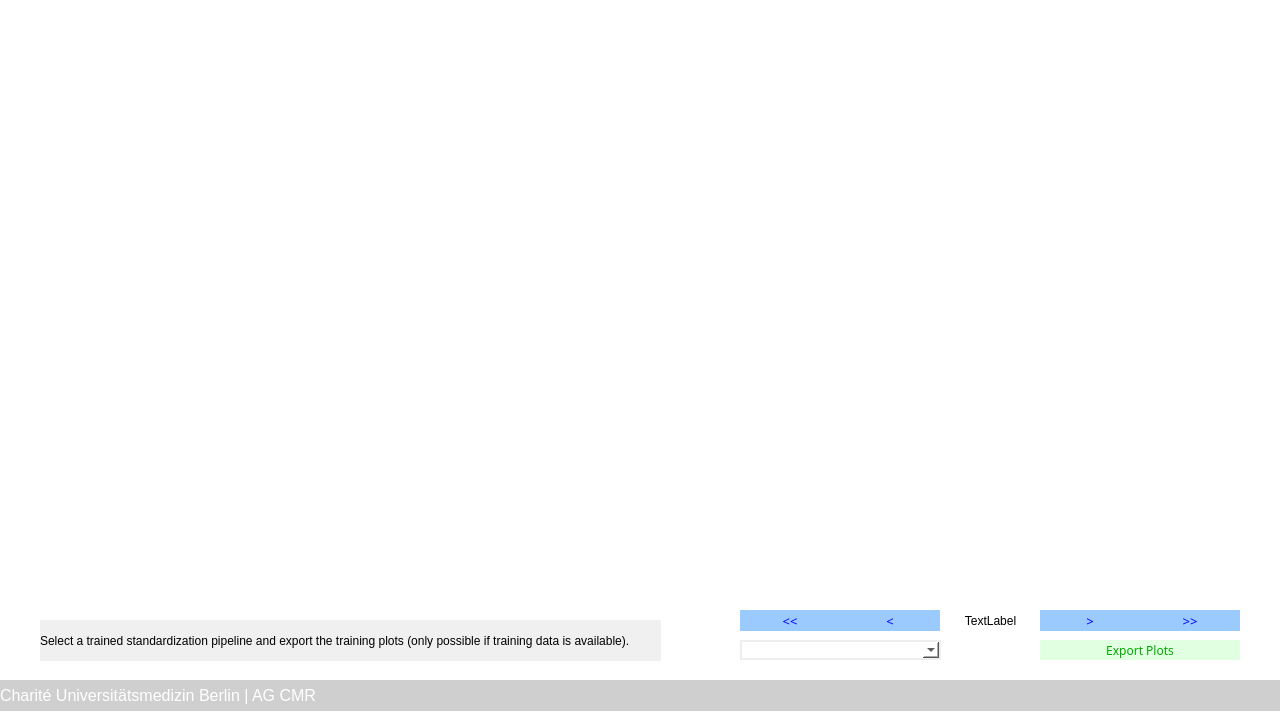
<?xml version="1.0" encoding="UTF-8"?>
<ui version="4.0">
 <class>MainWindow</class>
 <widget class="QMainWindow" name="MainWindow">
  <property name="geometry">
   <rect>
    <x>0</x>
    <y>0</y>
    <width>1280</width>
    <height>720</height>
   </rect>
  </property>
  <property name="cursor">
   <cursorShape>ArrowCursor</cursorShape>
  </property>
  <property name="windowTitle">
   <string>MARISSA - Project Home</string>
  </property>
  <property name="windowOpacity">
   <double>1.000000000000000</double>
  </property>
  <widget class="QWidget" name="centralwidget">
   <property name="styleSheet">
    <string notr="true">background-color: rgb(255, 255, 255);</string>
   </property>
   <widget class="QLabel" name="label_6">
    <property name="geometry">
     <rect>
      <x>0</x>
      <y>680</y>
      <width>1281</width>
      <height>31</height>
     </rect>
    </property>
    <property name="font">
     <font>
      <family>Arial</family>
      <pointsize>12</pointsize>
      <weight>9</weight>
      <italic>false</italic>
      <bold>false</bold>
     </font>
    </property>
    <property name="styleSheet">
     <string notr="true">color: rgb(255, 255, 255);
background-color: rgb(207, 207, 207);
font: 75 12pt &quot;Arial&quot;;</string>
    </property>
    <property name="text">
     <string>Charité Universitätsmedizin Berlin | AG CMR</string>
    </property>
    <property name="alignment">
     <set>Qt::AlignLeading|Qt::AlignLeft|Qt::AlignVCenter</set>
    </property>
    <property name="wordWrap">
     <bool>true</bool>
    </property>
   </widget>
   <widget class="QComboBox" name="opt_setup">
    <property name="geometry">
     <rect>
      <x>740</x>
      <y>640</y>
      <width>201</width>
      <height>20</height>
     </rect>
    </property>
    <property name="styleSheet">
     <string notr="true">border-color: rgb(238, 238, 238);
border-width : 2px;
border-style:solid;</string>
    </property>
   </widget>
   <widget class="QPushButton" name="btn_plot">
    <property name="geometry">
     <rect>
      <x>1040</x>
      <y>640</y>
      <width>200</width>
      <height>20</height>
     </rect>
    </property>
    <property name="font">
     <font>
      <family>Arial Nova</family>
      <weight>50</weight>
      <bold>false</bold>
     </font>
    </property>
    <property name="styleSheet">
     <string notr="true">QPushButton
{
color: rgb(0, 170, 0);
background-color: rgb(225, 255, 225);
border: 0px;
}

QPushButton::pressed
{
color: rgb(0, 170, 0);
background-color: rgb(225, 255, 225);
border: 0px;
}

QPushButton::hover
{
color: rgb(225, 255, 225);
background-color: rgb(0, 170, 0);
border: 0px;
font-weight: bold;
}</string>
    </property>
    <property name="text">
     <string>Export Plots</string>
    </property>
   </widget>
   <widget class="QLabel" name="label_3">
    <property name="geometry">
     <rect>
      <x>40</x>
      <y>620</y>
      <width>621</width>
      <height>41</height>
     </rect>
    </property>
    <property name="styleSheet">
     <string notr="true">background-color: rgb(240, 240, 240);</string>
    </property>
    <property name="text">
     <string>Select a trained standardization pipeline and export the training plots (only possible if training data is available).</string>
    </property>
    <property name="alignment">
     <set>Qt::AlignJustify|Qt::AlignVCenter</set>
    </property>
    <property name="wordWrap">
     <bool>true</bool>
    </property>
   </widget>
   <widget class="QWidget" name="gridLayoutWidget">
    <property name="geometry">
     <rect>
      <x>40</x>
      <y>10</y>
      <width>1201</width>
      <height>591</height>
     </rect>
    </property>
    <layout class="QGridLayout" name="gridLayout">
     <item row="0" column="0">
      <widget class="QWidget" name="mpl_plot" native="true"/>
     </item>
    </layout>
   </widget>
   <widget class="QPushButton" name="btn_first">
    <property name="geometry">
     <rect>
      <x>740</x>
      <y>610</y>
      <width>100</width>
      <height>21</height>
     </rect>
    </property>
    <property name="font">
     <font>
      <family>Arial Nova</family>
      <pointsize>10</pointsize>
      <weight>50</weight>
      <bold>false</bold>
     </font>
    </property>
    <property name="styleSheet">
     <string notr="true">QPushButton
{
color: rgb(0, 0, 255);
background-color: rgb(155, 202, 255);
border: 0px;
}

QPushButton::pressed
{
color: rgb(0, 0, 255);
background-color: rgb(155, 202, 255);
border: 0px;
}

QPushButton::hover
{
color: rgb(155, 202, 255);
background-color: rgb(0, 0, 255);
border: 0px;
font-weight: bold;
}</string>
    </property>
    <property name="text">
     <string>&lt;&lt;</string>
    </property>
   </widget>
   <widget class="QPushButton" name="btn_last">
    <property name="geometry">
     <rect>
      <x>1140</x>
      <y>610</y>
      <width>100</width>
      <height>21</height>
     </rect>
    </property>
    <property name="font">
     <font>
      <family>Arial Nova</family>
      <pointsize>10</pointsize>
      <weight>50</weight>
      <bold>false</bold>
     </font>
    </property>
    <property name="styleSheet">
     <string notr="true">QPushButton
{
color: rgb(0, 0, 255);
background-color: rgb(155, 202, 255);
border: 0px;
}

QPushButton::pressed
{
color: rgb(0, 0, 255);
background-color: rgb(155, 202, 255);
border: 0px;
}

QPushButton::hover
{
color: rgb(155, 202, 255);
background-color: rgb(0, 0, 255);
border: 0px;
font-weight: bold;
}</string>
    </property>
    <property name="text">
     <string>&gt;&gt;</string>
    </property>
   </widget>
   <widget class="QPushButton" name="btn_previous">
    <property name="geometry">
     <rect>
      <x>840</x>
      <y>610</y>
      <width>100</width>
      <height>21</height>
     </rect>
    </property>
    <property name="font">
     <font>
      <family>Arial Nova</family>
      <pointsize>10</pointsize>
      <weight>50</weight>
      <bold>false</bold>
     </font>
    </property>
    <property name="styleSheet">
     <string notr="true">QPushButton
{
color: rgb(0, 0, 255);
background-color: rgb(155, 202, 255);
border: 0px;
}

QPushButton::pressed
{
color: rgb(0, 0, 255);
background-color: rgb(155, 202, 255);
border: 0px;
}

QPushButton::hover
{
color: rgb(155, 202, 255);
background-color: rgb(0, 0, 255);
border: 0px;
font-weight: bold;
}</string>
    </property>
    <property name="text">
     <string>&lt;</string>
    </property>
   </widget>
   <widget class="QPushButton" name="btn_next">
    <property name="geometry">
     <rect>
      <x>1040</x>
      <y>610</y>
      <width>100</width>
      <height>21</height>
     </rect>
    </property>
    <property name="font">
     <font>
      <family>Arial Nova</family>
      <pointsize>10</pointsize>
      <weight>50</weight>
      <bold>false</bold>
     </font>
    </property>
    <property name="styleSheet">
     <string notr="true">QPushButton
{
color: rgb(0, 0, 255);
background-color: rgb(155, 202, 255);
border: 0px;
}

QPushButton::pressed
{
color: rgb(0, 0, 255);
background-color: rgb(155, 202, 255);
border: 0px;
}

QPushButton::hover
{
color: rgb(155, 202, 255);
background-color: rgb(0, 0, 255);
border: 0px;
font-weight: bold;
}</string>
    </property>
    <property name="text">
     <string>&gt;</string>
    </property>
   </widget>
   <widget class="QLabel" name="lbl_num">
    <property name="geometry">
     <rect>
      <x>940</x>
      <y>610</y>
      <width>101</width>
      <height>21</height>
     </rect>
    </property>
    <property name="text">
     <string>TextLabel</string>
    </property>
    <property name="alignment">
     <set>Qt::AlignCenter</set>
    </property>
   </widget>
   <zorder>lbl_num</zorder>
   <zorder>label_6</zorder>
   <zorder>opt_setup</zorder>
   <zorder>btn_plot</zorder>
   <zorder>label_3</zorder>
   <zorder>gridLayoutWidget</zorder>
   <zorder>btn_first</zorder>
   <zorder>btn_last</zorder>
   <zorder>btn_previous</zorder>
   <zorder>btn_next</zorder>
  </widget>
 </widget>
 <resources/>
 <connections/>
</ui>
